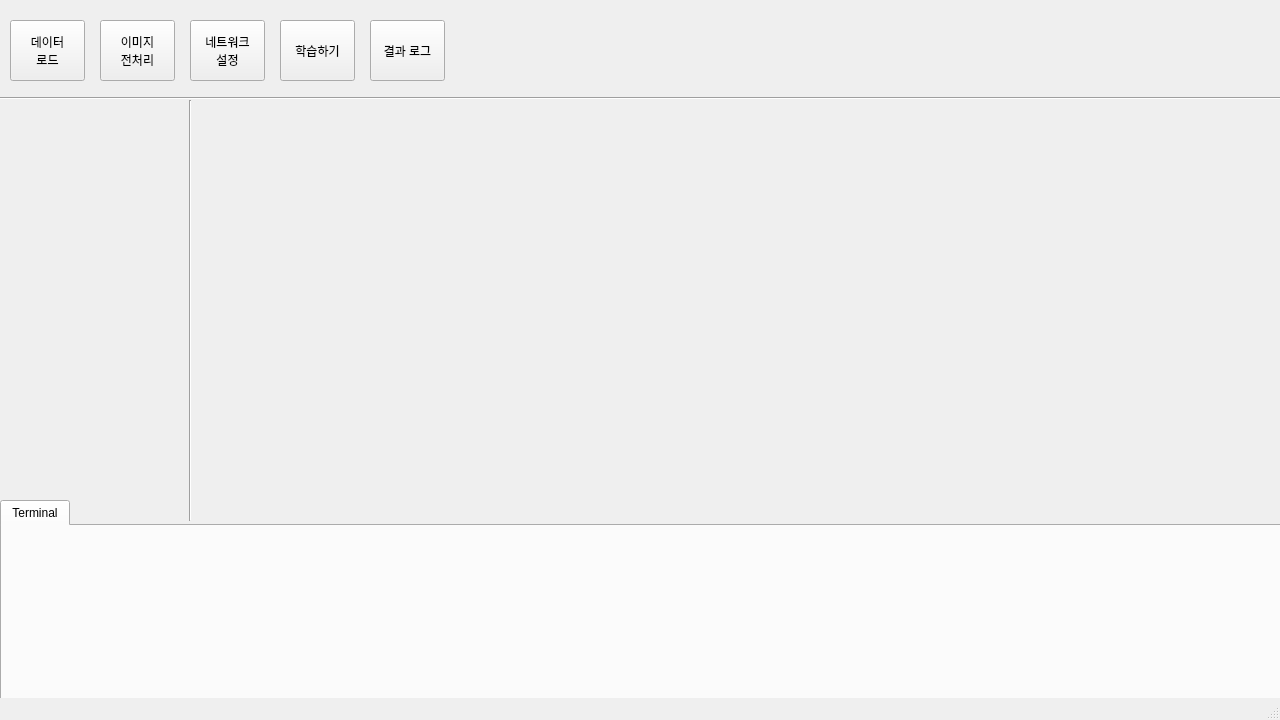
<?xml version="1.0" encoding="UTF-8"?>
<ui version="4.0">
 <class>MainWindow</class>
 <widget class="QMainWindow" name="MainWindow">
  <property name="geometry">
   <rect>
    <x>0</x>
    <y>0</y>
    <width>1280</width>
    <height>720</height>
   </rect>
  </property>
  <property name="windowTitle">
   <string>MainWindow</string>
  </property>
  <widget class="QWidget" name="centralwidget">
   <widget class="QPushButton" name="pushButton_5">
    <property name="geometry">
     <rect>
      <x>370</x>
      <y>20</y>
      <width>75</width>
      <height>61</height>
     </rect>
    </property>
    <property name="text">
     <string>결과 로그</string>
    </property>
   </widget>
   <widget class="Line" name="line_3">
    <property name="geometry">
     <rect>
      <x>180</x>
      <y>100</y>
      <width>20</width>
      <height>421</height>
     </rect>
    </property>
    <property name="orientation">
     <enum>Qt::Vertical</enum>
    </property>
   </widget>
   <widget class="QTabWidget" name="tabWidget">
    <property name="geometry">
     <rect>
      <x>0</x>
      <y>500</y>
      <width>1281</width>
      <height>211</height>
     </rect>
    </property>
    <property name="font">
     <font>
      <family>Arial</family>
     </font>
    </property>
    <property name="currentIndex">
     <number>0</number>
    </property>
    <widget class="QWidget" name="tab">
     <attribute name="title">
      <string>Terminal</string>
     </attribute>
    </widget>
   </widget>
   <widget class="QPushButton" name="pushButton">
    <property name="geometry">
     <rect>
      <x>10</x>
      <y>20</y>
      <width>75</width>
      <height>61</height>
     </rect>
    </property>
    <property name="text">
     <string>데이터
로드</string>
    </property>
   </widget>
   <widget class="QPushButton" name="pushButton_3">
    <property name="geometry">
     <rect>
      <x>190</x>
      <y>20</y>
      <width>75</width>
      <height>61</height>
     </rect>
    </property>
    <property name="text">
     <string>네트워크
설정</string>
    </property>
   </widget>
   <widget class="QPushButton" name="pushButton_2">
    <property name="geometry">
     <rect>
      <x>100</x>
      <y>20</y>
      <width>75</width>
      <height>61</height>
     </rect>
    </property>
    <property name="text">
     <string>이미지
전처리</string>
    </property>
   </widget>
   <widget class="Line" name="line">
    <property name="geometry">
     <rect>
      <x>0</x>
      <y>90</y>
      <width>1281</width>
      <height>16</height>
     </rect>
    </property>
    <property name="orientation">
     <enum>Qt::Horizontal</enum>
    </property>
   </widget>
   <widget class="QPushButton" name="pushButton_4">
    <property name="geometry">
     <rect>
      <x>280</x>
      <y>20</y>
      <width>75</width>
      <height>61</height>
     </rect>
    </property>
    <property name="text">
     <string>학습하기</string>
    </property>
   </widget>
  </widget>
  <widget class="QStatusBar" name="statusbar"/>
 </widget>
 <resources/>
 <connections/>
</ui>
